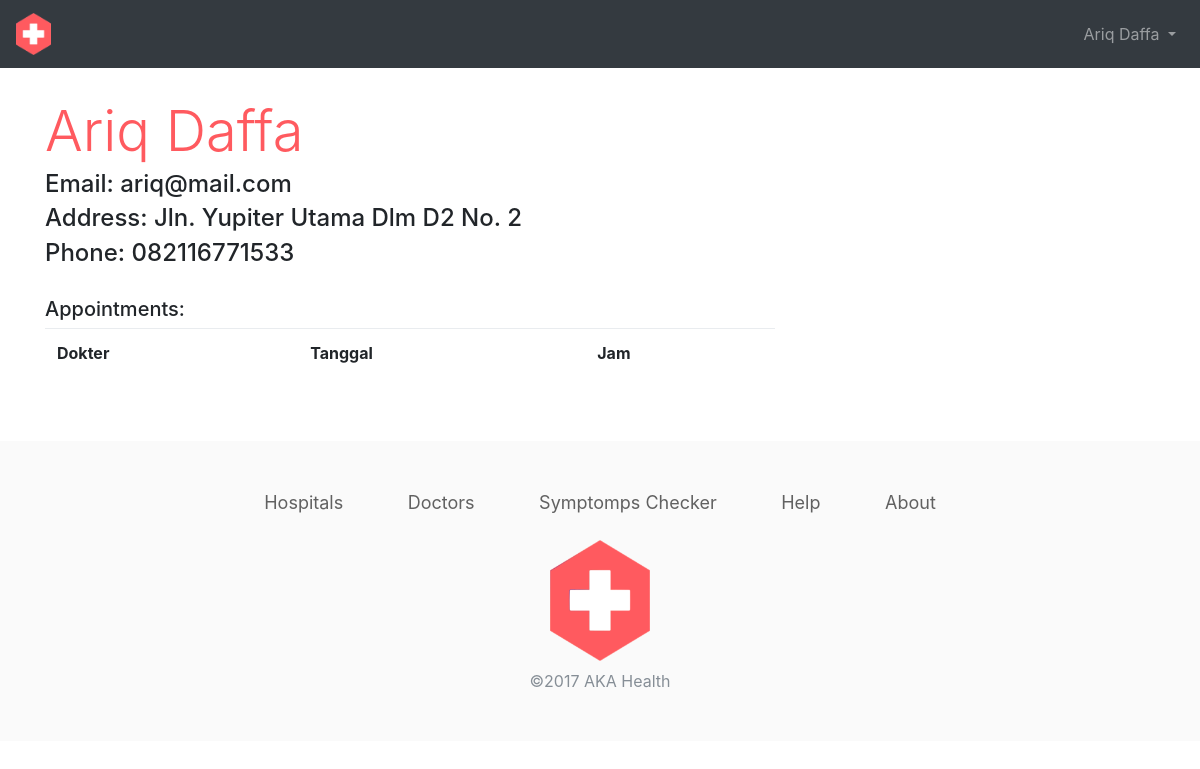
The app's page /profile.php (signed in), older data.
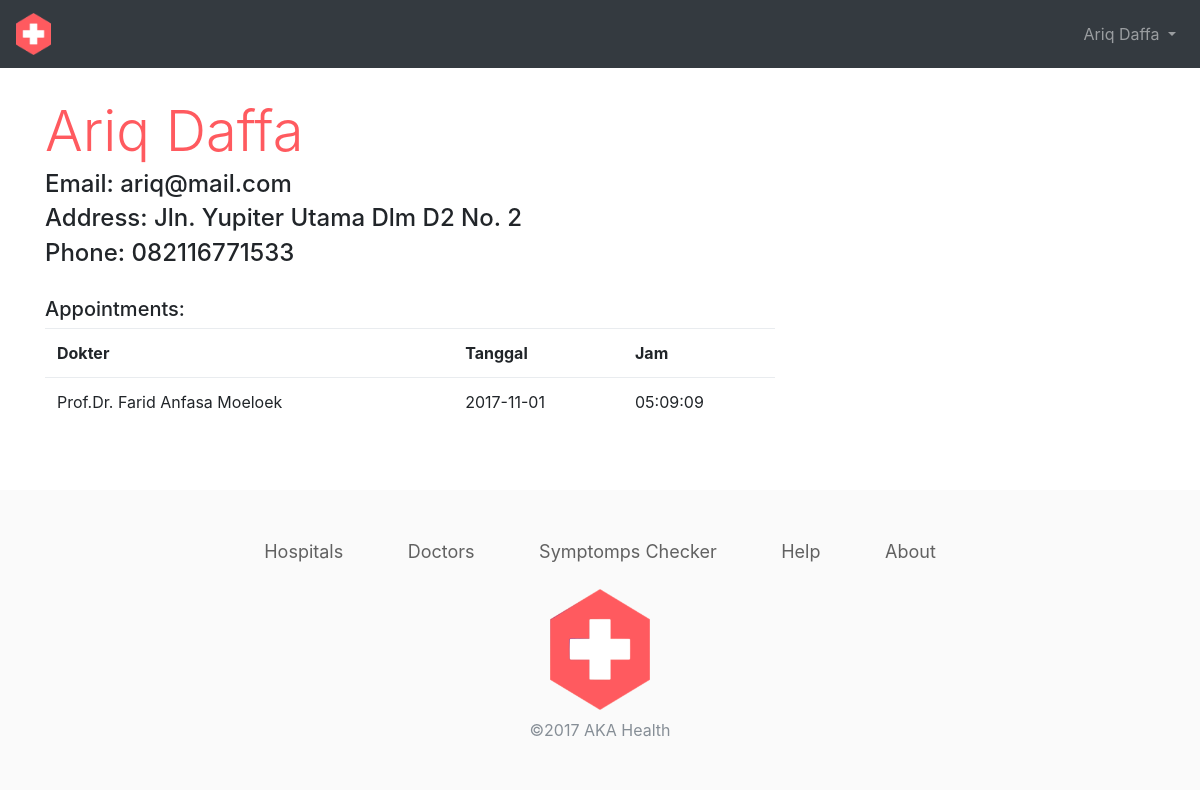
The same page, newer data.
### tables this page shows
CREATE TABLE `appointment` (
  `id_appoint` int(5) NOT NULL,
  `id_dok` int(11) NOT NULL,
  `id_user` int(11) NOT NULL,
  `tgl_appoint` date NOT NULL,
  `jam_appoint` time NOT NULL
);

CREATE TABLE `dokter` (
  `id_dok` int(11) NOT NULL,
  `id_rs` int(5) NOT NULL,
  `nama_dok` varchar(50) NOT NULL,
  `keahlian` text NOT NULL,
  `no_telp` varchar(13) NOT NULL,
  `gambar` varchar(30) NOT NULL
);

### profile.php (the view, shortened to what this page needs)
<?php
include "session.php";
$id = $_SESSION['login_user']['id_user'];
$query = "select * from user where id_user = $id";
$result = mysqli_query($db, $query);
$row = mysqli_fetch_array($result);
$query2 = "SELECT appointment.*, dokter.nama_dok FROM appointment
JOIN user ON user.`id_user` = appointment.`id_user`
JOIN dokter ON dokter.`id_dok` = appointment.`id_dok`
WHERE appointment.`id_user` = $id";
$appointment = mysqli_query($db, $query2);
?>
<!DOCTYPE html>
<html>
<head>
    <link rel="stylesheet" href="assets/css/bootstrap.min.css">
    <link rel="stylesheet" href="assets/css/style.css">
</head>
<body>
<nav class="navbar navbar-expand-lg navbar-dark bg-dark">
    <a class="navbar-brand" href="index.php">
        <img src="assets/img/logohospital.png" alt="logo aka hospital"
             width="35">
    </a>
    <div class="collapse navbar-collapse" id="navbarSupportedContent">
        <ul class="navbar-nav ml-auto">
            <?php if (array_key_exists('login_user', $_SESSION)) { ?>
                <li class="nav-item dropdown">
                    <a class="nav-link dropdown-toggle" href="#" id="navbarDropdown" role="button" data-toggle="dropdown"
                       aria-haspopup="true" aria-expanded="false">
                        <?php echo $_SESSION['login_user']['nama'] ?>
                    </a>
                </li>
            <?php } ?>
        </ul>
    </div>
</nav>
<div class="app pt-3">
    <div class="container">
        <div class="row">
            <div class="col-12">
            </div>
        </div>
        <div class="row mt-3">
            <div class="col-8">
                <h1 class="title display-4"><?php echo $row['nama'] ?></h1>
                <h4>Email: <?php echo $row['email'] ?></h4>
                <h4>Address: <?php echo $row['alamat'] ?></h4>
                <h4>Phone: <?php echo $row['no_telp'] ?></h4>
                <br>
                <h5>Appointments: </h5>
                <table class="table">
                    <tr>
                        <th>Dokter</th>
                        <th>Tanggal</th>
                        <th>Jam</th>
                    </tr>
                    <?php while ($baris = mysqli_fetch_assoc($appointment)) { ?>
                        <tr>
                            <td><?php echo $baris['nama_dok'] ?></td>
                            <td><?php echo $baris['tgl_appoint'] ?></td>
                            <td><?php echo $baris['jam_appoint'] ?></td>
                        </tr>
                    <?php } ?>
                </table>
            </div>
        </div>
    </div>
</div>
<div class="footer">
    <div class="container">
        <div class="row">
            <div class="col">
                <div class="text-center">
                    <a href="#" class="aka">Hospitals</a>
                    <a href="#" class="aka">Doctors</a>
                    <a href="#" class="aka">Symptomps Checker</a>
                    <a href="#" class="aka">Help</a>
                    <a href="#" class="aka">About</a>
                </div>
            </div>
        </div>
        <div class="row">
            <div class="col">
                <img src="assets/img/logohospital.png" alt="logo aka hospital"
                     width="100" class="mt-4">
                <p class="text-secondary text-center mt-2">&copy;2017 AKA Health</p>
            </div>
        </div>
    </div>
</div>
</body>
</html>

Row changes from the older to the newer data that the page shows:
added appointment: id_dok.nama_dok "Prof.Dr. Farid Anfasa Moeloek", tgl_appoint "2017-11-01", jam_appoint "05:09:09"
